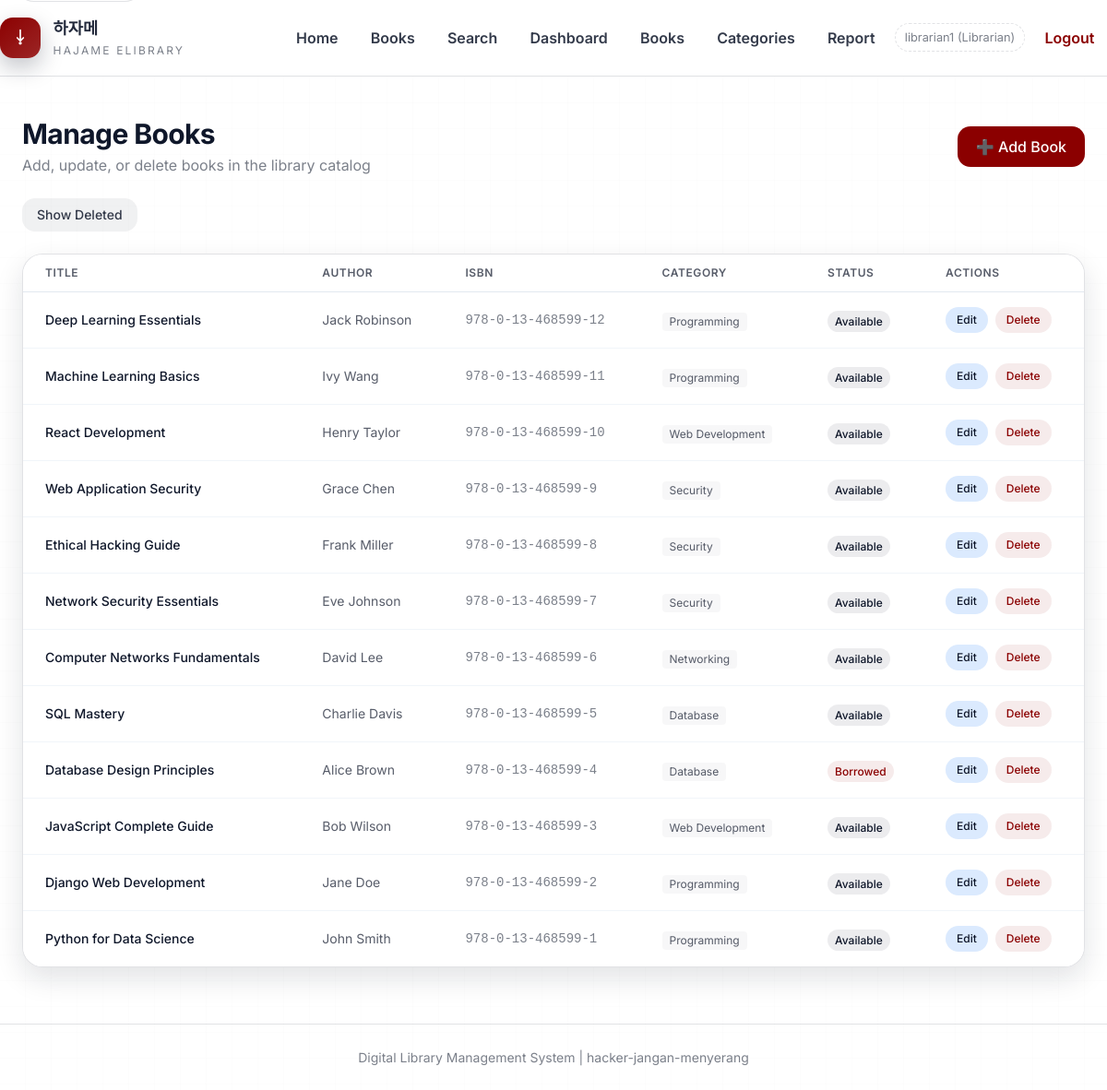
The page /librarian/books/ (signed in) on the database its author committed.
### main/models.py (models this page shows, shortened)
class User(AbstractUser):
    class Role(models.TextChoices):
        MEMBER = 'member', 'Member'
        LIBRARIAN = 'librarian', 'Librarian'
        ADMIN = 'admin', 'Admin'
    role = models.CharField(
        max_length=20,
        choices=Role.choices,
        default=Role.MEMBER
    )
    employee_id = models.CharField(
        max_length=50,
        blank=True,
        null=True,
        help_text="Employee ID for Librarian role"
    )
    membership_number = models.CharField(
        max_length=50,
        blank=True,
        null=True,
        help_text="Membership number for Member role"
    )
    class Meta:
        db_table = 'users'

class Book(models.Model):
    class Status(models.TextChoices):
        AVAILABLE = 'available', 'Available'
        NOT_AVAILABLE = 'not_available', 'Not Available'
    title = models.CharField(max_length=255)
    author = models.CharField(max_length=255)
    isbn = models.CharField(
        max_length=20,
        validators=[RegexValidator(
            regex=r'^[0-9\-]+$',
            message='ISBN can only contain numbers and hyphens'
        )]
    )
    description = models.TextField(blank=True)
    status = models.CharField(
        max_length=20,
        choices=Status.choices,
        default=Status.AVAILABLE
    )
    ebook_file = models.FileField(
        upload_to='ebooks/',
        blank=True,
        null=True
    )
    category = models.ForeignKey(
        Category,
        on_delete=models.SET_NULL,
        null=True,
        related_name='books'
    )
    is_deleted = models.BooleanField(default=False)
    created_by = models.ForeignKey(
        User,
        on_delete=models.SET_NULL,
        null=True,
        related_name='books_created'
    )
    created_at = models.DateTimeField(auto_now_add=True)
    updated_at = models.DateTimeField(auto_now=True)
    class Meta:
        db_table = 'books'

class Category(models.Model):
    name = models.CharField(
        max_length=100,
        validators=[RegexValidator(
            regex=r'^[a-zA-Z0-9\s\-]+$',
            message='Category name can only contain letters, numbers, spaces, and hyphens'
        )]
    )
    description = models.TextField(blank=True)
    created_at = models.DateTimeField(auto_now_add=True)
    updated_at = models.DateTimeField(auto_now=True)
    class Meta:
        db_table = 'categories'
        verbose_name_plural = 'Categories'

### main/librarian_views.py (the view)
# urls.py: path('librarian/books/', librarian_views.book_management_list, name='book_management_list'),
@role_required('librarian')
@require_http_methods(["GET"])
def book_management_list(request):
    show_deleted = request.GET.get('show_deleted', '') == '1'
    if show_deleted:
        books = Book.objects.all().select_related('category', 'created_by').order_by('-created_at')
    else:
        books = Book.objects.filter(is_deleted=False).select_related(
            'category', 'created_by'
        ).order_by('-created_at')
    paginator = Paginator(books, 20)
    page_obj = paginator.get_page(request.GET.get('page'))
    return render(request, 'main/librarian_book_list.html', {
        'page_obj': page_obj,
        'show_deleted': show_deleted,
    })

### main/templates/main/librarian_book_list.html (shortened to what this page needs)
{% extends 'main/base.html' %}
{% block content %}
<div class="space-y-6">
    <div class="flex items-center justify-between">
        <div>
            <h2 class="text-3xl font-bold text-slate-900">Manage Books</h2>
            <p class="text-slate-500 mt-1">Add, update, or delete books in the library catalog</p>
        </div>
        <div class="flex gap-3">
            <a href="{% url 'main:add_book' %}"
               class="px-5 py-2.5 bg-red-800 text-white font-medium rounded-lg hover:bg-red-900 transition-colors"
               id="add-book-btn">
                ➕ Add Book
            </a>
        </div>
    </div>
    <div class="flex gap-3 items-center">
        {% if show_deleted %}
            <a href="{% url 'main:book_management_list' %}"
               class="px-4 py-2 bg-slate-200 text-slate-700 text-sm font-medium rounded-lg hover:bg-slate-300 transition-colors">
                Hide Deleted
            </a>
        {% else %}
            <a href="{% url 'main:book_management_list' %}?show_deleted=1"
               class="px-4 py-2 bg-slate-200 text-slate-700 text-sm font-medium rounded-lg hover:bg-slate-300 transition-colors">
                Show Deleted
            </a>
        {% endif %}
    </div>
    <div class="bg-white border border-slate-200 rounded-2xl shadow-sm overflow-hidden">
        {% if page_obj.object_list %}
            <div class="overflow-x-auto">
                <table class="min-w-full divide-y divide-slate-200">
                    <thead class="bg-slate-50">
                        <tr>
                            <th class="px-6 py-3 text-left text-xs font-semibold text-slate-600 uppercase tracking-wider">Title</th>
                            <th class="px-6 py-3 text-left text-xs font-semibold text-slate-600 uppercase tracking-wider">Author</th>
                            <th class="px-6 py-3 text-left text-xs font-semibold text-slate-600 uppercase tracking-wider">ISBN</th>
                            <th class="px-6 py-3 text-left text-xs font-semibold text-slate-600 uppercase tracking-wider">Category</th>
                            <th class="px-6 py-3 text-left text-xs font-semibold text-slate-600 uppercase tracking-wider">Status</th>
                            <th class="px-6 py-3 text-left text-xs font-semibold text-slate-600 uppercase tracking-wider">Actions</th>
                        </tr>
                    </thead>
                    <tbody class="bg-white divide-y divide-slate-100">
                        {% for book in page_obj %}
                            <tr class="hover:bg-slate-50 transition-colors {% if book.is_deleted %}opacity-50{% endif %}" id="book-row-{{ book.id }}">
                                <td class="px-6 py-4">
                                    <div class="text-sm font-medium text-slate-900">{{ book.title }}</div>
                                </td>
                                <td class="px-6 py-4 text-sm text-slate-600">{{ book.author }}</td>
                                <td class="px-6 py-4 text-sm text-slate-500 font-mono">{{ book.isbn }}</td>
                                <td class="px-6 py-4">
                                    <span class="inline-block px-2 py-0.5 bg-slate-100 text-slate-600 rounded text-xs">
                                        {{ book.category.name|default:"Uncategorized" }}
                                    </span>
                                </td>
                                <td class="px-6 py-4">
                                    {% if book.status == 'available' %}
                                        <span class="px-2 py-1 text-xs font-medium bg-green-100 text-green-700 rounded-full">Available</span>
                                    {% else %}
                                        <span class="px-2 py-1 text-xs font-medium bg-amber-100 text-amber-700 rounded-full">Borrowed</span>
                                    {% endif %}
                                </td>
                                <td class="px-6 py-4">
                                    {% if not book.is_deleted %}
                                        <div class="flex gap-2">
                                            <a href="{% url 'main:update_book' book.id %}"
                                               class="px-3 py-1.5 bg-blue-100 text-blue-700 text-xs font-medium rounded-lg hover:bg-blue-200 transition-colors"
                                               id="edit-book-{{ book.id }}">
                                                Edit
                                            </a>
                                            <form method="post" action="{% url 'main:delete_book' book.id %}"
                                                  onsubmit="return confirm('Are you sure you want to delete this book?');">
                                                <button type="submit"
                                                        class="px-3 py-1.5 bg-red-100 text-red-700 text-xs font-medium rounded-lg hover:bg-red-200 transition-colors"
                                                        id="delete-book-{{ book.id }}">
                                                    Delete
                                                </button>
                                            </form>
                                        </div>
                                    {% else %}
                                        <span class="text-xs text-slate-400">—</span>
                                    {% endif %}
                                </td>
                            </tr>
                        {% endfor %}
                    </tbody>
                </table>
            </div>
        {% endif %}
    </div>
</div>
{% endblock %}

### main/templates/main/base.html (shortened to what this page needs)
{% load static %}
<!DOCTYPE html>
<html lang="en">
<head>
    <script src="https://cdn.tailwindcss.com"></script>
    <link rel="stylesheet" href="{% static 'css/style.css' %}">
</head>
<body class="app-shell bg-white text-slate-800 min-h-screen flex flex-col">
    <header class="site-header">
        <div class="container-custom header-row">
            <a href="{% url 'main:landing' %}" class="brand-link">
                <span class="brand-mark" aria-hidden="true">
                    <svg viewBox="0 0 24 24" class="w-4 h-4 text-white" fill="none" stroke="currentColor" stroke-width="2">
                        <path d="M12 2L12 16M12 16L8 12M12 16L16 12" stroke-linecap="round" stroke-linejoin="round"></path>
                        <circle cx="12" cy="19" r="1"></circle>
                    </svg>
                </span>
                <span class="brand-text">
                    <span class="brand-title">하자메</span>
                    <span class="brand-sub">Hajame eLibrary</span>
                </span>
            </a>
            <nav class="site-nav">
                <a href="{% url 'main:landing' %}" class="nav-link">Home</a>
                <a href="{% url 'main:book_list' %}" class="nav-link">Books</a>
                <a href="{% url 'main:search_books' %}" class="nav-link">Search</a>
                {% if user.is_authenticated %}
                    {% if user.role == 'member' %}
                        <a href="{% url 'main:member_dashboard' %}" class="nav-link">Dashboard</a>
                        <a href="{% url 'main:borrow_history' %}" class="nav-link">My History</a>
                    {% elif user.role == 'librarian' %}
                        <a href="{% url 'main:librarian_dashboard' %}" class="nav-link">Dashboard</a>
                        <a href="{% url 'main:book_management_list' %}" class="nav-link">Books</a>
                        <a href="{% url 'main:category_list' %}" class="nav-link">Categories</a>
                        <a href="{% url 'main:generate_report' %}" class="nav-link">Report</a>
                    {% elif user.role == 'admin' %}
                        <a href="{% url 'main:admin_dashboard' %}" class="nav-link">Dashboard</a>
                        <a href="{% url 'main:lockout_admin' %}" class="nav-link">Admin Panel</a>
                    {% endif %}
                    <span class="nav-meta">{{ user.username }} ({{ user.get_role_display }})</span>
                    <a href="{% url 'main:logout' %}" class="nav-link nav-ghost">Logout</a>
                {% else %}
                    <a href="{% url 'main:login' %}" class="nav-cta">Login</a>
                {% endif %}
            </nav>
        </div>
    </header>
    <main id="main-content" class="site-main flex-1">
        <div class="container-custom">
            {% block content %}{% endblock %}
        </div>
    </main>
    <footer class="site-footer">
        <div class="container-custom text-center text-sm">
            <p>Digital Library Management System | hacker-jangan-menyerang</p>
        </div>
    </footer>
</body>
</html>

### rows shown on the page
User: username "librarian1", role "Librarian"
Book: title "Deep Learning Essentials", author "Jack Robinson", isbn "978-0-13-468599-12", category.name "Programming", status "Available"
Book: title "Machine Learning Basics", author "Ivy Wang", isbn "978-0-13-468599-11", category.name "Programming", status "Available"
Book: title "React Development", author "Henry Taylor", isbn "978-0-13-468599-10", category.name "Web Development", status "Available"
Book: title "Web Application Security", author "Grace Chen", isbn "978-0-13-468599-9", category.name "Security", status "Available"
Book: title "Ethical Hacking Guide", author "Frank Miller", isbn "978-0-13-468599-8", category.name "Security", status "Available"
Book: title "Network Security Essentials", author "Eve Johnson", isbn "978-0-13-468599-7", category.name "Security", status "Available"
Book: title "Computer Networks Fundamentals", author "David Lee", isbn "978-0-13-468599-6", category.name "Networking", status "Available"
Book: title "SQL Mastery", author "Charlie Davis", isbn "978-0-13-468599-5", category.name "Database", status "Available"
Book: title "Database Design Principles", author "Alice Brown", isbn "978-0-13-468599-4", category.name "Database", status "Borrowed"
Book: title "JavaScript Complete Guide", author "Bob Wilson", isbn "978-0-13-468599-3", category.name "Web Development", status "Available"
Book: title "Django Web Development", author "Jane Doe", isbn "978-0-13-468599-2", category.name "Programming", status "Available"
Book: title "Python for Data Science", author "John Smith", isbn "978-0-13-468599-1", category.name "Programming", status "Available"
